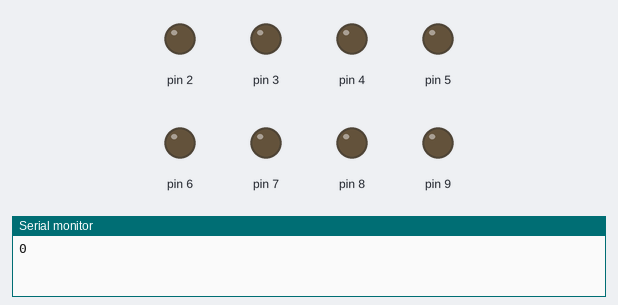
Simulated run of this sketch. Board: Arduino Uno, built with avr-gcc and run on an emulated ATmega328P. On the bench: output pins drawn as LEDs (lit = HIGH), the last lines printed to the serial monitor.

Above: at 0.15 s.
At 0.75 s:
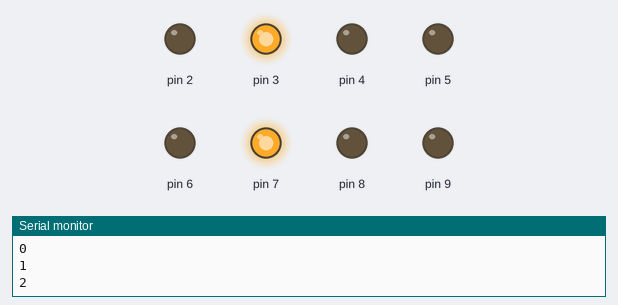
At 1.35 s:
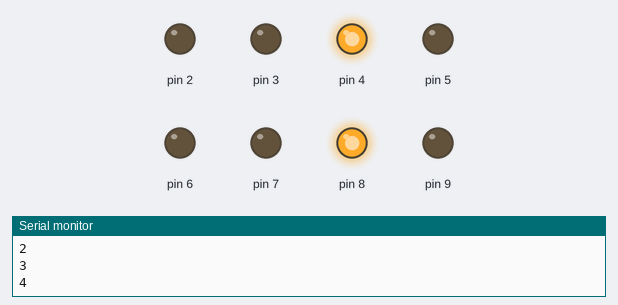
At 2.85 s:
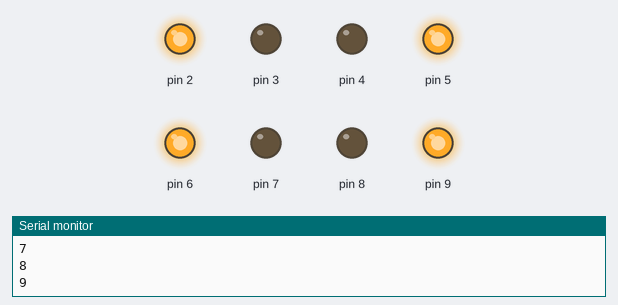
At 4.35 s:
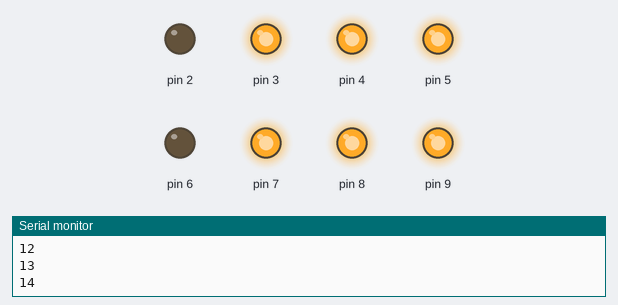
At 5.85 s:
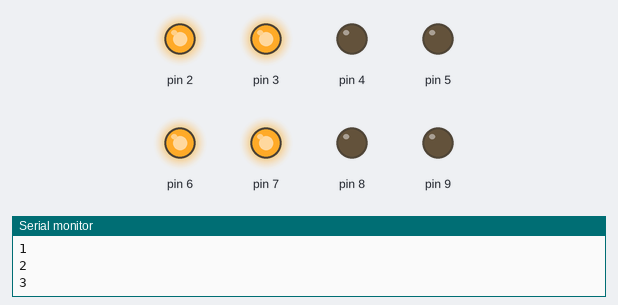
Timing chart, 0 to 6.2 s (numbered marks = the images above):
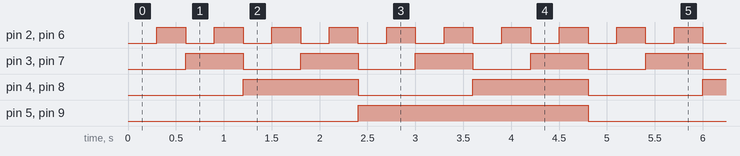

Measured:
- by itself, pin 2, pin 6: alternates HIGH for 0.30 s and LOW for 0.30 s
- by itself, pin 3, pin 7: alternates HIGH for 0.60 s and LOW for 0.60 s
- by itself, pin 4, pin 8: alternates HIGH for 1.2 s and LOW for 1.2 s
- by itself, pin 5, pin 9: alternates HIGH for 2.4 s and LOW for 2.4 s

The sketch:

NAND-7420-Tester.ino
```cpp
void setup() {
    Serial.begin(9600);
    pinMode(2, OUTPUT);
    pinMode(3, OUTPUT);
    pinMode(4, OUTPUT);
    pinMode(5, OUTPUT);
    pinMode(6, OUTPUT);
    pinMode(7, OUTPUT);
    pinMode(8, OUTPUT);
    pinMode(9, OUTPUT);
}

void loop() {
    for (uint8_t i = 0; i < 16; i += 1) {
        digitalWrite(2, (i & 1));
        digitalWrite(3, (i & 2) >> 1);
        digitalWrite(4, (i & 4) >> 2);
        digitalWrite(5, (i & 8) >> 3);
        digitalWrite(6, (i & 1));
        digitalWrite(7, (i & 2) >> 1);
        digitalWrite(8, (i & 4) >> 2);
        digitalWrite(9, (i & 8) >> 3);
        Serial.println(i);
        delay(300);
    }
}
```
